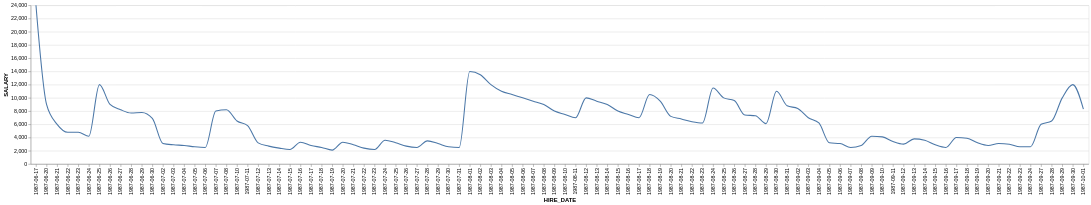

Here is the Vega-Lite specification saved for this chart:
### Vega-Lite specification from a JSON file in a GitHub repository (floating-point values rounded to 4 significant figures)
{"data": {"values": [{"x_data": "1987-06-17", "y_data": 24000}, {"x_data": "1987-06-20", "y_data": 9000}, {"x_data": "1987-06-21", "y_data": 6000}, {"x_data": "1987-06-22", "y_data": 4800}, {"x_data": "1987-06-23", "y_data": 4800}, {"x_data": "1987-06-24", "y_data": 4200}, {"x_data": "1987-06-25", "y_data": 12000}, {"x_data": "1987-06-26", "y_data": 9000}, {"x_data": "1987-06-27", "y_data": 8200}, {"x_data": "1987-06-28", "y_data": 7700}, {"x_data": "1987-06-29", "y_data": 7800}, {"x_data": "1987-06-30", "y_data": 6900}, {"x_data": "1987-07-02", "y_data": 3100}, {"x_data": "1987-07-03", "y_data": 2900}, {"x_data": "1987-07-04", "y_data": 2800}, {"x_data": "1987-07-05", "y_data": 2600}, {"x_data": "1987-07-06", "y_data": 2500}, {"x_data": "1987-07-07", "y_data": 8000}, {"x_data": "1987-07-08", "y_data": 8200}, {"x_data": "1987-07-10", "y_data": 6500}, {"x_data": "1987-07-11", "y_data": 5800}, {"x_data": "1987-07-12", "y_data": 3200}, {"x_data": "1987-07-13", "y_data": 2700}, {"x_data": "1987-07-14", "y_data": 2400}, {"x_data": "1987-07-15", "y_data": 2200}, {"x_data": "1987-07-16", "y_data": 3300}, {"x_data": "1987-07-17", "y_data": 2800}, {"x_data": "1987-07-18", "y_data": 2500}, {"x_data": "1987-07-19", "y_data": 2100}, {"x_data": "1987-07-20", "y_data": 3300}, {"x_data": "1987-07-21", "y_data": 2900}, {"x_data": "1987-07-22", "y_data": 2400}, {"x_data": "1987-07-23", "y_data": 2200}, {"x_data": "1987-07-24", "y_data": 3600}, {"x_data": "1987-07-25", "y_data": 3200}, {"x_data": "1987-07-26", "y_data": 2700}, {"x_data": "1987-07-27", "y_data": 2500}, {"x_data": "1987-07-28", "y_data": 3500}, {"x_data": "1987-07-29", "y_data": 3100}, {"x_data": "1987-07-30", "y_data": 2600}, {"x_data": "1987-07-31", "y_data": 2500}, {"x_data": "1987-08-01", "y_data": 14000}, {"x_data": "1987-08-02", "y_data": 13500}, {"x_data": "1987-08-03", "y_data": 12000}, {"x_data": "1987-08-04", "y_data": 11000}, {"x_data": "1987-08-05", "y_data": 10500}, {"x_data": "1987-08-06", "y_data": 10000}, {"x_data": "1987-08-07", "y_data": 9500}, {"x_data": "1987-08-08", "y_data": 9000}, {"x_data": "1987-08-09", "y_data": 8000}, {"x_data": "1987-08-10", "y_data": 7500}, {"x_data": "1987-08-11", "y_data": 7000}, {"x_data": "1987-08-12", "y_data": 10000}, {"x_data": "1987-08-13", "y_data": 9500}, {"x_data": "1987-08-14", "y_data": 9000}, {"x_data": "1987-08-15", "y_data": 8000}, {"x_data": "1987-08-16", "y_data": 7500}, {"x_data": "1987-08-17", "y_data": 7000}, {"x_data": "1987-08-18", "y_data": 10500}, {"x_data": "1987-08-19", "y_data": 9500}, {"x_data": "1987-08-20", "y_data": 7200}, {"x_data": "1987-08-21", "y_data": 6800}, {"x_data": "1987-08-22", "y_data": 6400}, {"x_data": "1987-08-23", "y_data": 6200}, {"x_data": "1987-08-24", "y_data": 11500}, {"x_data": "1987-08-25", "y_data": 10000}, {"x_data": "1987-08-26", "y_data": 9600}, {"x_data": "1987-08-27", "y_data": 7400}, {"x_data": "1987-08-28", "y_data": 7300}, {"x_data": "1987-08-29", "y_data": 6100}, {"x_data": "1987-08-30", "y_data": 11000}, {"x_data": "1987-08-31", "y_data": 8800}, {"x_data": "1987-09-02", "y_data": 8400}, {"x_data": "1987-09-03", "y_data": 7000}, {"x_data": "1987-09-04", "y_data": 6200}, {"x_data": "1987-09-05", "y_data": 3200}, {"x_data": "1987-09-06", "y_data": 3100}, {"x_data": "1987-09-07", "y_data": 2500}, {"x_data": "1987-09-08", "y_data": 2800}, {"x_data": "1987-09-09", "y_data": 4200}, {"x_data": "1987-09-10", "y_data": 4100}, {"x_data": "1987-09-11", "y_data": 3400}, {"x_data": "1987-09-12", "y_data": 3000}, {"x_data": "1987-09-13", "y_data": 3800}, {"x_data": "1987-09-14", "y_data": 3600}, {"x_data": "1987-09-15", "y_data": 2900}, {"x_data": "1987-09-16", "y_data": 2500}, {"x_data": "1987-09-17", "y_data": 4000}, {"x_data": "1987-09-18", "y_data": 3900}, {"x_data": "1987-09-19", "y_data": 3200}, {"x_data": "1987-09-20", "y_data": 2800}, {"x_data": "1987-09-21", "y_data": 3100}, {"x_data": "1987-09-22", "y_data": 3000}, {"x_data": "1987-09-23", "y_data": 2600}, {"x_data": "1987-09-24", "y_data": 2600}, {"x_data": "1987-09-27", "y_data": 6000}, {"x_data": "1987-09-28", "y_data": 6500}, {"x_data": "1987-09-29", "y_data": 10000}, {"x_data": "1987-09-30", "y_data": 12000}, {"x_data": "1987-10-01", "y_data": 8300}]}, "mark": {"type": "line", "interpolate": "monotone"}, "encoding": {"x": {"field": "x_data", "type": "nominal", "title": "HIRE_DATE", "sort": "ascending"}, "y": {"field": "y_data", "type": "quantitative", "title": "SALARY"}}}
